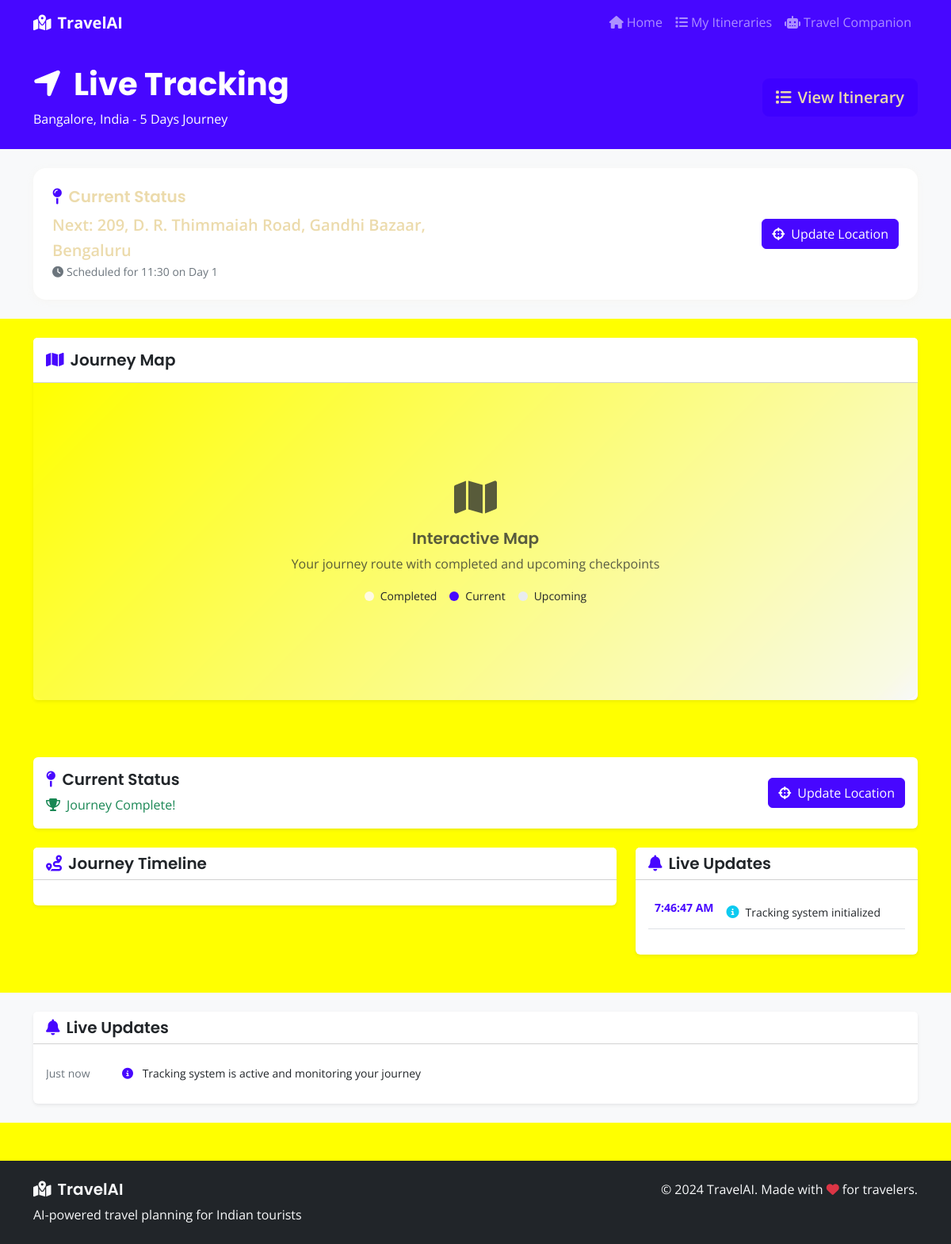
Page /tracking/7 on the earlier database version.
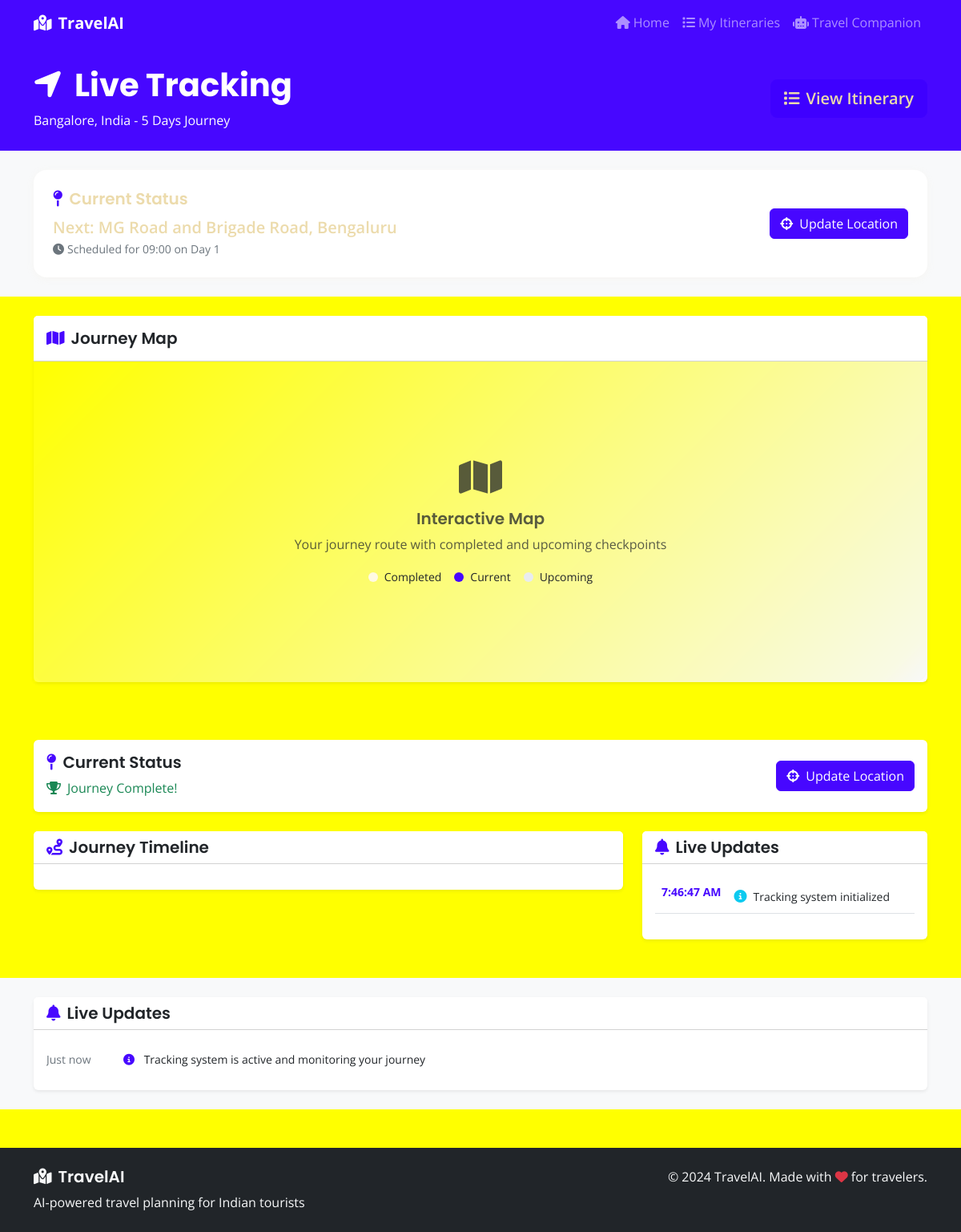
Same page on the later database version.
### models.py (models this page shows, shortened)
class TravelItinerary(db.Model):
    id = db.Column(db.Integer, primary_key=True)
    destination = db.Column(db.String(200), nullable=False)
    duration = db.Column(db.Integer, nullable=False)  # days
    budget = db.Column(db.Float, nullable=False)
    interests = db.Column(db.Text)  # JSON string of interests
    itinerary_data = db.Column(db.Text)  # JSON string of generated itinerary
    created_at = db.Column(db.DateTime, default=datetime.utcnow)
    checkpoints = db.relationship('Checkpoint', backref='itinerary', lazy=True, cascade='all, delete-orphan')

class Checkpoint(db.Model):
    id = db.Column(db.Integer, primary_key=True)
    itinerary_id = db.Column(db.Integer, db.ForeignKey('travel_itinerary.id'), nullable=False)
    day = db.Column(db.Integer, nullable=False)
    time = db.Column(db.String(10), nullable=False)  # HH:MM format
    location = db.Column(db.String(200), nullable=False)
    activity = db.Column(db.Text, nullable=False)
    estimated_cost = db.Column(db.Float, default=0.0)
    is_completed = db.Column(db.Boolean, default=False)
    completed_at = db.Column(db.DateTime)
    notes = db.Column(db.Text)

### routes.py (the view)
@app.route('/tracking/<int:itinerary_id>')
def tracking(itinerary_id):
    itinerary = TravelItinerary.query.get_or_404(itinerary_id)
    checkpoints = Checkpoint.query.filter_by(itinerary_id=itinerary_id).order_by(Checkpoint.day, Checkpoint.time).all()
    return render_template('tracking.html',
                         itinerary=itinerary,
                         checkpoints=checkpoints)

### templates/tracking.html (shortened to what this page needs)
{% extends "base.html" %}
{% block content %}
<section class="py-4 bg-primary text-white">
    <div class="container">
        <div class="row align-items-center">
            <div class="col-md-8">
                <h1 class="display-6 fw-bold mb-2">
                    <i class="fas fa-location-arrow me-3"></i>Live Tracking
                </h1>
                <p class="mb-0">{{ itinerary.destination }} - {{ itinerary.duration }} Days Journey</p>
            </div>
            <div class="col-md-4 text-md-end">
                <a href="{{ url_for('view_itinerary', itinerary_id=itinerary.id) }}" class="btn btn-accent btn-lg">
                    <i class="fas fa-list me-2"></i>View Itinerary
                </a>
            </div>
        </div>
    </div>
</section>
<section class="py-4 bg-light">
    <div class="container">
        <div class="row">
            <div class="col-12">
                <div class="current-status-card">
                    <div class="row align-items-center">
                        <div class="col-md-6">
                            <h5 class="mb-2">
                                <i class="fas fa-map-pin me-2 text-primary"></i>Current Status
                            </h5>
                            {% set next_checkpoint = checkpoints|rejectattr('is_completed')|first %}
                            {% if next_checkpoint %}
                            <div class="current-location">
                                <div class="location-name">Next: {{ next_checkpoint.location }}</div>
                                <div class="location-time">
                                    <i class="fas fa-clock me-1"></i>Scheduled for {{ next_checkpoint.time }} on Day {{ next_checkpoint.day }}
                                </div>
                            </div>
                            {% endif %}
                        </div>
                        <div class="col-md-6 text-md-end">
                            <button class="btn btn-primary" onclick="simulateLocation()">
                                <i class="fas fa-crosshairs me-2"></i>Update Location
                            </button>
                        </div>
                    </div>
                </div>
            </div>
        </div>
    </div>
</section>
<section class="py-4">
    <div class="container">
        <div class="row">
            <div class="col-12">
                <div class="card border-0 shadow-sm">
                    <div class="card-header bg-white py-3">
                        <h5 class="mb-0">
                            <i class="fas fa-map me-2 text-primary"></i>Journey Map
                        </h5>
                    </div>
                    <div class="card-body p-0">
                        <div class="map-container" id="journeyMap">
                            <div class="map-placeholder">
                                <div class="map-content">
                                    <i class="fas fa-map fa-3x text-muted mb-3"></i>
                                    <h5 class="text-muted">Interactive Map</h5>
                                    <p class="text-muted">Your journey route with completed and upcoming checkpoints</p>
                                    <div class="map-legend">
                                        <div class="legend-item">
                                            <span class="legend-dot completed"></span>Completed
                                        </div>
                                        <div class="legend-item">
                                            <span class="legend-dot current"></span>Current
                                        </div>
                                        <div class="legend-item">
                                            <span class="legend-dot pending"></span>Upcoming
                                        </div>
                                    </div>
                                </div>
                            </div>
                        </div>
                    </div>
                </div>
            </div>
        </div>
    </div>
</section>
<section class="py-5">
    <div class="container">
        <div id="react-tracker" data-itinerary-id="{{ itinerary.id }}">
        </div>
    </div>
</section>
<section class="py-4 bg-light">
    <div class="container">
        <div class="row">
            <div class="col-12">
                <div class="card border-0 shadow-sm">
                    <div class="card-header bg-white">
                        <h5 class="mb-0">
                            <i class="fas fa-bell me-2 text-primary"></i>Live Updates
                        </h5>
                    </div>
                    <div class="card-body">
                        <div id="liveUpdates" class="live-updates">
                            <div class="update-item">
                                <div class="update-time">Just now</div>
                                <div class="update-message">
                                    <i class="fas fa-info-circle text-primary me-2"></i>
                                    Tracking system is active and monitoring your journey
                                </div>
                            </div>
                        </div>
                    </div>
                </div>
            </div>
        </div>
    </div>
</section>
{% endblock %}

### templates/base.html (shortened to what this page needs)
<!DOCTYPE html>
<html lang="en">
<head>
    <link href="https://cdn.jsdelivr.net/npm/bootstrap@5.3.0/dist/css/bootstrap.min.css" rel="stylesheet">
    <link rel="stylesheet" href="https://cdnjs.cloudflare.com/ajax/libs/font-awesome/6.4.0/css/all.min.css">
    <link rel="stylesheet" href="https://unpkg.com/leaflet@1.9.4/dist/leaflet.css" />
    <link rel="stylesheet" href="{{ url_for('static', filename='css/style.css') }}">
    <link rel="stylesheet" href="{{ url_for('static', filename='css/react-components.css') }}">
</head>
<body>
    <nav class="navbar navbar-expand-lg navbar-dark bg-primary sticky-top">
        <div class="container">
            <a class="navbar-brand fw-bold" href="{{ url_for('index') }}">
                <i class="fas fa-map-marked-alt me-2"></i>TravelAI
            </a>
            <div class="collapse navbar-collapse" id="navbarNav">
                <ul class="navbar-nav ms-auto">
                    <li class="nav-item">
                        <a class="nav-link" href="{{ url_for('index') }}">
                            <i class="fas fa-home me-1"></i>Home
                        </a>
                    </li>
                    <li class="nav-item">
                        <a class="nav-link" href="{{ url_for('my_itineraries') }}">
                            <i class="fas fa-list me-1"></i>My Itineraries
                        </a>
                    </li>
                    <li class="nav-item">
                        <a class="nav-link" href="{{ url_for('chatbot') }}">
                            <i class="fas fa-robot me-1"></i>Travel Companion
                        </a>
                    </li>
                </ul>
            </div>
        </div>
    </nav>
    <main>
        {% block content %}{% endblock %}
    </main>
    <footer class="bg-dark text-light py-4 mt-5">
        <div class="container">
            <div class="row">
                <div class="col-md-6">
                    <h5><i class="fas fa-map-marked-alt me-2"></i>TravelAI</h5>
                    <p class="mb-0">AI-powered travel planning for Indian tourists</p>
                </div>
                <div class="col-md-6 text-md-end">
                    <p class="mb-0">&copy; 2024 TravelAI. Made with <i class="fas fa-heart text-danger"></i> for travelers.</p>
                </div>
            </div>
        </div>
    </footer>
</body>
</html>

### static/css/style.css (style rules this page uses)
:root { --primary: 255 107 53; --secondary: 0 78 137; --accent: 255 210 63; --background: 248 249 250; --text: 44 62 80; --success: 39 174 96; --spacing: 16px; }
body { font-family: 'Open Sans', sans-serif; background-color: hsl(var(--background)); color: hsl(var(--text)); line-height: 1.6; }
h1, h2, h3, h4, h5, h6 { font-family: 'Poppins', sans-serif; font-weight: 600; }
.bg-primary { background-color: hsl(var(--primary)) !important; }
.text-primary { color: hsl(var(--primary)) !important; }
.btn-primary { background-color: hsl(var(--primary)); border-color: hsl(var(--primary)); color: white; }
.btn-accent { background-color: hsl(var(--accent)); border-color: hsl(var(--accent)); color: hsl(var(--text)); font-weight: 600; }
.current-status-card { background: white; border-radius: var(--spacing); padding: 1.5rem; box-shadow: 0 2px 10px hsl(var(--text) / 0.1); }
.current-location { margin-top: 0.5rem; }
.location-name { font-size: 1.25rem; font-weight: 600; color: hsl(var(--text)); }
.location-time { color: #6c757d; font-size: 0.875rem; }
.map-container { height: 400px; background: #f8f9fa; border-radius: 0 0 var(--spacing) var(--spacing); position: relative; }
.map-placeholder { height: 100%; display: flex; align-items: center; justify-content: center; background: linear-gradient(135deg, hsl(var(--background)), hsl(var(--primary) / 0.05)); }
.map-content { text-align: center; }
.map-legend { display: flex; gap: 1rem; justify-content: center; margin-top: 1rem; }
.legend-item { display: flex; align-items: center; gap: 0.5rem; font-size: 0.875rem; }
.legend-dot { width: 12px; height: 12px; border-radius: 50%; }
.legend-dot.completed { background: hsl(var(--success)); }
.legend-dot.current { background: hsl(var(--primary)); }
.legend-dot.pending { background: #e9ecef; }
.live-updates { max-height: 300px; overflow-y: auto; }
.update-item { display: flex; gap: 1rem; padding: 0.75rem 0; border-bottom: 1px solid #e9ecef; }
.update-item:last-child { border-bottom: none; }
.update-time { font-size: 0.875rem; color: #6c757d; white-space: nowrap; min-width: 80px; }
.update-message { flex: 1; font-size: 0.875rem; }

### static/css/react-components.css (style rules this page uses)
.update-item { border-bottom: 1px solid #e9ecef; padding: 10px 0; }
.update-item:last-child { border-bottom: none; }

Differences in the rows shown:
no longer on this page (row edited): Checkpoint: location "209, D. R. Thimmaiah Road, Gandhi Bazaar, Bengaluru", time "11:30", day "1"
now on this page (row edited): Checkpoint: location "MG Road and Brigade Road, Bengaluru", time "09:00", day "1"
